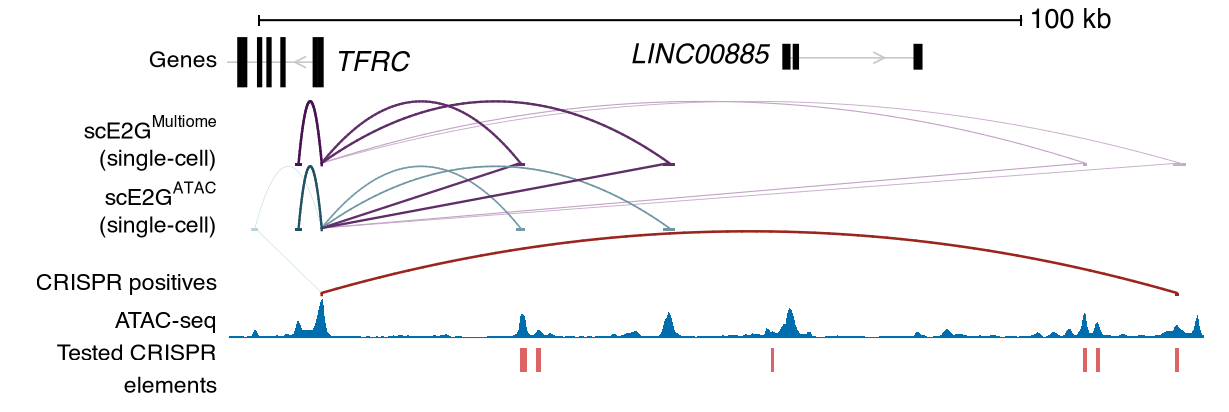

Write R code to recreate this figure.
# Fig 3e — scE2G-Multiome and scE2G-ATAC (single-cell) predictions for TFRC in K562, the CRISPR-
# validated enhancer, normalised ATAC and the tested CRISPR elements, as a locus plot.
#
# Everything is measured from the published vector panel and digitised into figures/data/fig3e_locus.json
# (page-pt coordinates; 100 kb = 183.0 pt, so x converts to bp at 546.4 bp/pt from chr3:196,070,000):
#   rows (15.6 pt pitch): scale bar (0.5 pt, round caps, 0.4 x 2.6 pt end ticks) -> genes (11.7 pt exon blocks, 0.36 pt; #C9C9C9 intron line with one
#   strand chevron; italic 6.5 pt names) -> scE2G-Multiome arcs -> scE2G-ATAC arcs -> CRISPR-positive arc
#   -> ATAC track (9 pt, #006EAE) -> tested elements (#DC6464, 5.9 pt tall).
#   arcs : arc_paths() quadratics of constant 14.8 pt height from a 0.8 pt TSS tick to a 0.8 pt element foot,
#          colour and width scaling with score (measured hex / 0.12-0.61 pt kept as data);
#   text : 5.5 pt track names right-aligned in a 47 pt label column, superscripts via plotmath.
#
#   Rscript figures/fig3e_locus.R   # -> figures/fig3e_locus.{pdf,png}
suppressPackageStartupMessages({ library(ggplot2); library(dplyr); library(jsonlite) })
source("R/theme_sce2g.R")
S <- sce2g$type$size_pt; G <- sce2g$color$genomic
txt <- function(size = S$tick_label) size / .pt
g <- fromJSON("figures/data/fig3e_locus.json", simplifyVector = TRUE)
LAB_X <- 302.0                                                   # right edge of the label column (page pt)
ypt <- function(y) -y                                            # page y grows downward

# ---- arcs: the theme's constant-height quadratic arcs (arc_paths), one row at a time -------------
arcs <- g$arcs %>% mutate(x = x_to, xend = x_from, score = sw) %>% group_by(row) %>%
  group_modify(~ arc_paths(.x, height = .x$height[1]) %>% mutate(y = y + ypt(.y$row))) %>% ungroup()
feet <- g$feet %>% mutate(xmin = x, xmax = x + w, ymax = ypt(row - 0.786), ymin = ypt(row))   # `row` is the foot's bottom edge; the arc lands on its top
tss  <- g$arcs %>% group_by(row) %>% summarise(hex = hex[which.max(sw)], sw = max(sw), .groups = "drop")   # darkest arc marks the TSS
atac <- as.data.frame(g$atac); names(atac) <- c("x", "h")
ex   <- g$exons; ex$xmax <- ex$x + ex$w; ex$ymin <- ypt(ex$y_bottom); ex$ymax <- ypt(ex$y_bottom - ex$h)
chev <- data.frame(x = c(320.75, 462.31), y = c(466.93, 465.89), s = c(1, -1))     # "<" and ">"
els  <- g$crispr_elements
lw   <- function(pt) pt / .pt / 0.75                                                 # measured pt -> ggplot linewidth

p <- ggplot() +
  # scale bar
  annotate("segment", x = 312.14, xend = 495.15, y = ypt(456.85), yend = ypt(456.85), linewidth = pt_mm(.5), lineend = "round") +
  annotate("rect", xmin = c(311.94, 494.95), xmax = c(312.34, 495.35), ymin = ypt(458.15), ymax = ypt(455.55), fill = "black") +   # 0.4 x 2.6 pt end ticks
  annotate("text", x = 497.14, y = ypt(458.74), label = "100 kb", hjust = 0, vjust = 0, size = txt(S$axis_title), family = sce2g_font) +
  # genes: intron line, chevrons, exon blocks, italic names
  geom_segment(data = g$introns, aes(x = x, xend = x + len, y = ypt(y), yend = ypt(y)), colour = "#C9C9C9", linewidth = pt_mm(.4)) +
  geom_segment(data = chev, aes(x = x, xend = x + s * 2.711, y = ypt(y), yend = ypt(y) + 1.356), colour = "#C9C9C9", linewidth = pt_mm(.43)) +
  geom_segment(data = chev, aes(x = x, xend = x + s * 2.711, y = ypt(y), yend = ypt(y) - 1.356), colour = "#C9C9C9", linewidth = pt_mm(.43)) +
  geom_rect(data = ex, aes(xmin = x, xmax = xmax, ymin = ymin, ymax = ymax), fill = "black", colour = "black", linewidth = pt_mm(.363)) +
  annotate("text", x = c(330.35, 401.31), y = ypt(c(469.04, 467.17)), label = c("TFRC", "LINC00885"), fontface = "italic",
           hjust = 0, vjust = 0, size = txt(S$axis_title), family = sce2g_font) +
  # arcs with TSS ticks and element feet
  geom_path(data = arcs %>% mutate(lw = lw(sw)), aes(x, y, group = id, colour = hex, linewidth = lw), lineend = "round") +
  geom_rect(data = feet, aes(xmin = xmin, xmax = xmax, ymin = ymin, ymax = ymax, fill = hex)) +
  geom_segment(data = tss %>% mutate(lw = lw(sw)), aes(x = 327.22, xend = 327.22, y = ypt(row), yend = ypt(row + 0.786), colour = hex, linewidth = lw)) +
  # ATAC track: filled profile on a 0.21 pt baseline
  geom_ribbon(data = atac, aes(x = x, ymin = ypt(533.13), ymax = ypt(533.13) + h), fill = "#006EAE") +
  annotate("segment", x = 304.93, xend = 538.78, y = ypt(533.13), yend = ypt(533.13), colour = "#0072B2", linewidth = pt_mm(.213)) +
  # tested CRISPR elements
  geom_rect(data = els, aes(xmin = x, xmax = x + w, ymin = ypt(y_top + h), ymax = ypt(y_top)), fill = G$crispr_tested_element) +
  # track labels, right-aligned in the label column
  annotate("text", x = LAB_X, y = ypt(c(468.17, 491.85, 507.84, 521.71, 530.81, 538.60, 546.40)),
           label = c("Genes", "(single-cell)", "(single-cell)", "CRISPR positives", "ATAC-seq", "Tested CRISPR", "elements"),
           hjust = 1, vjust = 0, size = txt(), family = sce2g_font) +
  annotate("text", x = LAB_X, y = ypt(c(485.26, 501.24)), label = c("scE2G^Multiome", "scE2G^ATAC"), parse = TRUE,
           hjust = 1, vjust = 0, size = txt(), family = sce2g_font) +
  scale_colour_identity() + scale_fill_identity() + scale_linewidth_identity() +
  coord_cartesian(xlim = c(250, 545), ylim = ypt(c(551, 452)), expand = FALSE, clip = "off") +
  theme_void() + theme(plot.margin = margin(0, 0, 0, 0))

pt2mm <- 25.4 / 72
save_panel(p, "figures/fig3e_locus.pdf", width_mm = 295 * pt2mm, height_mm = 99 * pt2mm)
save_panel(p, "figures/fig3e_locus.png", width_mm = 295 * pt2mm, height_mm = 99 * pt2mm)
cat("wrote figures/fig3e_locus.{pdf,png}\n")
